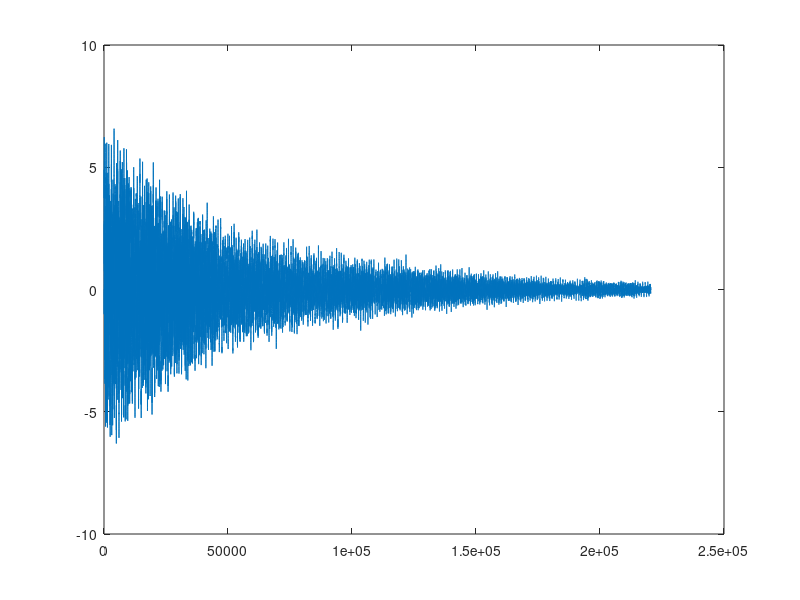

Reproduce this figure in MATLAB.
clear all;
close all;
clc;

fs = 44100;      % Sampling rate
k = 1 / fs;     % Time step
L = 1;          % Bar length

% kappa = sqrt((E * inertia) / (rho * A * L^2));  % Stiffness
kappaA = 10;
s0A = 0.1;
s1A = 0.005;
hA = sqrt(2 * k * (s1A^2 + sqrt(kappaA^2 + s1A^2)));
NA = floor(1/hA); % Number of gridpoints
hA = 1/NA; % Recalculate gridspacing

kappaB = 50;
s0B = 0.1;
s1B = 0.005;
hB = sqrt(2 * k * (s1B^2 + sqrt(kappaB^2 + s1B^2)));
NB = floor(1/hB); % Number of gridpoints
hB = 1/NB; % Recalculate gridspacing
% muSq = (k * kappa / h^2)^2; % Courant number squared (always 0.25)
% lambdaSq = (k^2*kappa^2) / h^4;

P = 1/5; % plucking position

%% Raised cosine input
% cosWidth = floor(NA / 10);
% raisedCos = 0.5 * (cos(pi:(2*pi)/cosWidth:3*pi) + 1);
% PIdx = floor (P * NA);

%% Initialise state vectors
u = zeros(NA + NB, 1);
% u(ceil(NA * P - cosWidth / 2 : ceil(NA * P + cosWidth / 2))) = raisedCos;
% u(ceil(NA + NA * P - cosWidth / 2 : NA + ceil(NA * P + cosWidth / 2))) = raisedCos;
uPrev = u;
uNext = zeros(NA + NB, 1);

lengthSound = fs*5;


%% Exciter
Fmax = 500000000;
exciterLength = floor(1e-3 * fs);
q = 2; 
Fe = Fmax/2*(1-cos(q*pi*(0:exciterLength)/exciterLength));
exciter = [Fe, zeros(1,lengthSound-exciterLength - 1)];

rcW = 3;
Ee = zeros(NA + NB, 1);
Ee(floor(NA/4):floor(NA/4)+rcW) = 1-cos(q*pi*(0:rcW)/rcW);
K = k^2 * Ee / (1 + s0A*k);

%% Connections
Q = 1; % amount of connections
EcA = zeros(NA, 1);
connectionWidth = 5;

EcA(floor(NA/5):floor(NA/5)+connectionWidth) = (1-cos(2*pi*(0:connectionWidth)/connectionWidth));
jA = (k^2 * EcA) / (1 + s0A * k);

EcB = zeros(NB, 1);

EcB(floor(NA/5):floor(NA/5)+connectionWidth) = (1-cos(2*pi*(0:connectionWidth)/connectionWidth));
jB = -(k^2 * EcB * 1) / (1 + s0B * k);
J = [jA; jB];

%% Spring coefficients 

sx = 0; 
w0 = 100; 
w1 = 100; 




%% Matrix representation
NA = NA - 4;
NB = NB - 4;

DxxxxA = (sparse(3:NA, 1:NA-2, ones(1, NA-2), NA, NA) + ...
        sparse(2:NA, 1:NA-1, -4 * ones(1, NA-1), NA, NA) + ...
        sparse(1:NA, 1:NA, 6 * ones(1, NA), NA, NA) + ...
        sparse(1:NA-1, 2:NA, -4 * ones(1, NA-1), NA, NA) + ...
        sparse(1:NA-2, 3:NA, ones(1, NA-2), NA, NA));
DxxA =   (sparse(2:NA, 1:NA-1, ones(1, NA-1), NA, NA) + ...
        sparse(1:NA, 1:NA, -2 * ones(1, NA), NA, NA) + ...
        sparse(1:NA-1, 2:NA, ones(1, NA-1), NA, NA));
    
DxxxxB = (sparse(3:NB, 1:NB-2, ones(1, NB-2), NB, NB) + ...
        sparse(2:NB, 1:NB-1, -4 * ones(1, NB-1), NB, NB) + ...
        sparse(1:NB, 1:NB, 6 * ones(1, NB), NB, NB) + ...
        sparse(1:NB-1, 2:NB, -4 * ones(1, NB-1), NB, NB) + ...
        sparse(1:NB-2, 3:NB, ones(1, NB-2), NB, NB));
DxxB =   (sparse(2:NB, 1:NB-1, ones(1, NB-1), NB, NB) + ...
        sparse(1:NB, 1:NB, -2 * ones(1, NB), NB, NB) + ...
        sparse(1:NB-1, 2:NB, ones(1, NB-1), NB, NB));
 
NA = NA + 4;
NB = NB + 4;

DxxxxA2 = zeros(NA);
DxxxxA2(3:end-2, 3:end-2) = DxxxxA;
DxxxxA = DxxxxA2;

DxxA2 = zeros(NA);
DxxA2(3:end-2, 3:end-2) = DxxA;
DxxA = DxxA2;

DxxxxB2 = zeros(NB);
DxxxxB2(3:end-2, 3:end-2) = DxxxxB;
DxxxxB = DxxxxB2;

DxxB2 = zeros(NB);
DxxB2(3:end-2, 3:end-2) = DxxB;
DxxB = DxxB2;

BA = (2 * eye(NA) - kappaA^2 * k^2 * DxxxxA / hA^4 + 2 * s1A * k * DxxA / hA^2) / (1 + s0A * k);
CA = -((1 - s0A * k) * eye(NA) + 2 * s1A * k * DxxA / hA^2) / (1 + s0A * k);

BB = (2 * eye(NB) - kappaB^2 * k^2 * DxxxxB / hB^4 + 2 * s1B * k * DxxB / hB^2) / (1 + s0B * k);
CB = -((1 - s0B * k) * eye(NB) + 2 * s1B * k * DxxB / hB^2) / (1 + s0B * k);

zeroMat = zeros(NA, NB);


B = [BA zeroMat; zeroMat' BB]; 
C = [CA zeroMat; zeroMat' CB]; 

out = zeros(lengthSound, 1);
out2 = zeros(lengthSound, 1);
drawBar = false;

etaRPrev = 0;
L = [hA * EcA', -hB * EcB']; % Add rows for more connections 

for n = 1 : lengthSound
    
    % calculate relative displacement
    etaR = L*u;
    
    % update r and p
    rn = (2*sx/k - w0^2 - w1^4*(etaR)^2)/(2*sx/k + w0^2 + w1^4*(etaR)^2);
    pn = -2/(2*sx/k + w0^2 + w1^4*(etaR)^2);
    
    Rn = eye(Q)*rn; 
    Pn = eye(Q)*pn; 
    
    % temporary value for the next u (without the spring forces)
    uTemp = B * u + C * uPrev + K*exciter(n);
    
    % find Fc
    bn = L * uTemp; 
    an = Rn * etaRPrev; 
    
    Fc = (an - bn)/(L*J-Pn);
 
    uNext = uTemp + J * Fc; 
    
    out(n) = u(round(NA/5));
    out2(n) = u(round(NA + NB/5));
    if mod(n,1) == 0 && drawBar == true
        subplot(2,1,1)
        plot(u(1:NA))
        subplot(2,1,2)
        plot(u(NA+1:end));
%         plot (J)
%         ylim([-1 1])
        drawnow;
    end
    uPrev = u;
    u = uNext;
    etaRPrev = etaR;
end

plot(out2)